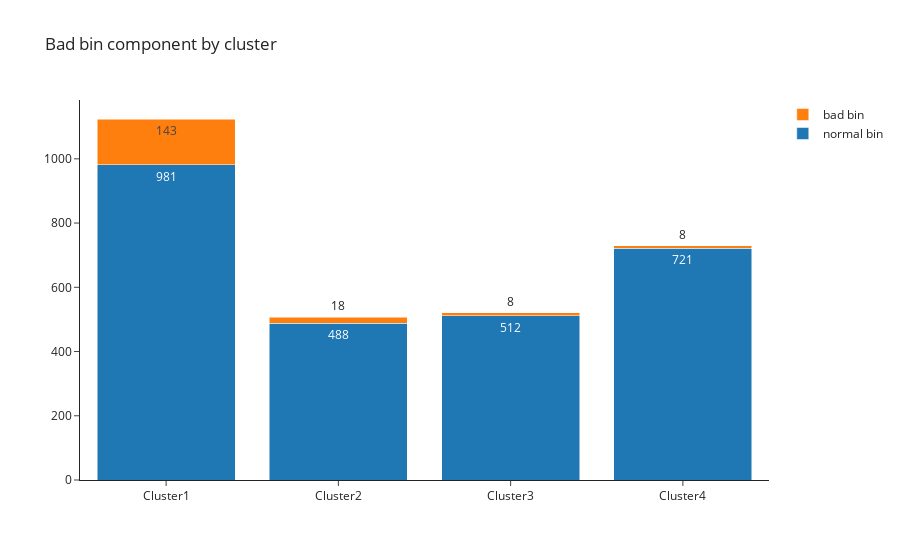

The notebook cell this image was saved under:
### Code cell
fig = go.Figure(data=[
    go.Bar(name='normal bin',x=['Cluster1','Cluster2','Cluster3','Cluster4'],y=num-bad_bin,text=num-bad_bin,textposition='auto'),
    go.Bar(name='bad bin',x=['Cluster1','Cluster2','Cluster3','Cluster4'],y=bad_bin,text=bad_bin,textposition='auto')
])
fig.update_layout(barmode='stack',template='simple_white',title_text='Bad bin component by cluster')
fig.show()
fig.write_image('badbinbycluster.pdf')

### Figure 1 — Plotly figure (JSON) as saved in the notebook; plotly's stock layout.template omitted (floating-point values rounded to 4 significant figures)
{"data": [{"name": "normal bin", "text": [981, 488, 512, 721], "textposition": "auto", "type": "bar", "x": ["Cluster1", "Cluster2", "Cluster3", "Cluster4"], "y": [981, 488, 512, 721]}, {"name": "bad bin", "text": [143, 18, 8, 8], "textposition": "auto", "type": "bar", "x": ["Cluster1", "Cluster2", "Cluster3", "Cluster4"], "y": [143, 18, 8, 8]}], "layout": {"barmode": "stack", "title": {"text": "Bad bin component by cluster"}}}
